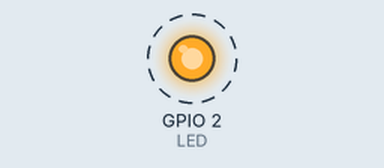
A program run on a simulated ESP32. On the bench: output pins drawn as LEDs (lit = HIGH). Dashed ring = blinking. What the program prints to the serial monitor is not drawn.

Above: at 0.1 s.
Timing chart, 0 to 3.0 s (numbered marks = the images above):
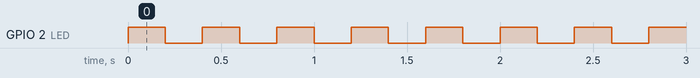

The program:

main.cpp
```cpp
/***************************************************************
 *  Criação de tasks
 *  Esse exemplo exibe como criar tarefas no FreeRTOS
 *  Por: Kayann Soares
***************************************************************/
#include <Arduino.h>

/* Bibliotecas FreeRTOS */
#include <freertos/FreeRTOS.h>
#include <freertos/task.h>

/* Mapeamento de Pinos */
#define LED 2

/* Variaveis para armazenamento do Handle das Tasks */
TaskHandle_t task1Handle = NULL;
TaskHandle_t task2Handle = NULL;

/* Prototipos das Tasks */
void vTask1(void *pvParameters);
void vTask2(void *pvParameters);


void setup() {
  // put your setup code here, to run once:
  Serial.begin(9600);

  xTaskCreate(vTask1, "TASK1", configMINIMAL_STACK_SIZE, NULL, 1, &task1Handle);
  xTaskCreate(vTask2, "TASK2", configMINIMAL_STACK_SIZE+1024, NULL, 2, &task2Handle);

}

void loop() {
  // put your main code here, to run repeatedly:
  vTaskDelay(3000);

}

void vTask1(void *pvParameters){
  pinMode(LED, OUTPUT);

  while(1){
    digitalWrite(LED,!digitalRead(LED));
    vTaskDelay(pdMS_TO_TICKS(200));
  }
}

void vTask2(void *pvParameters){
  int cont = 0;

  while(1){
    Serial.println("TASK 2: " + String(cont++));
    vTaskDelay(pdMS_TO_TICKS(1000));

  }
}
```

Measured:
- by itself, GPIO 2 (LED): alternates HIGH for 0.20 s and LOW for 0.20 s
